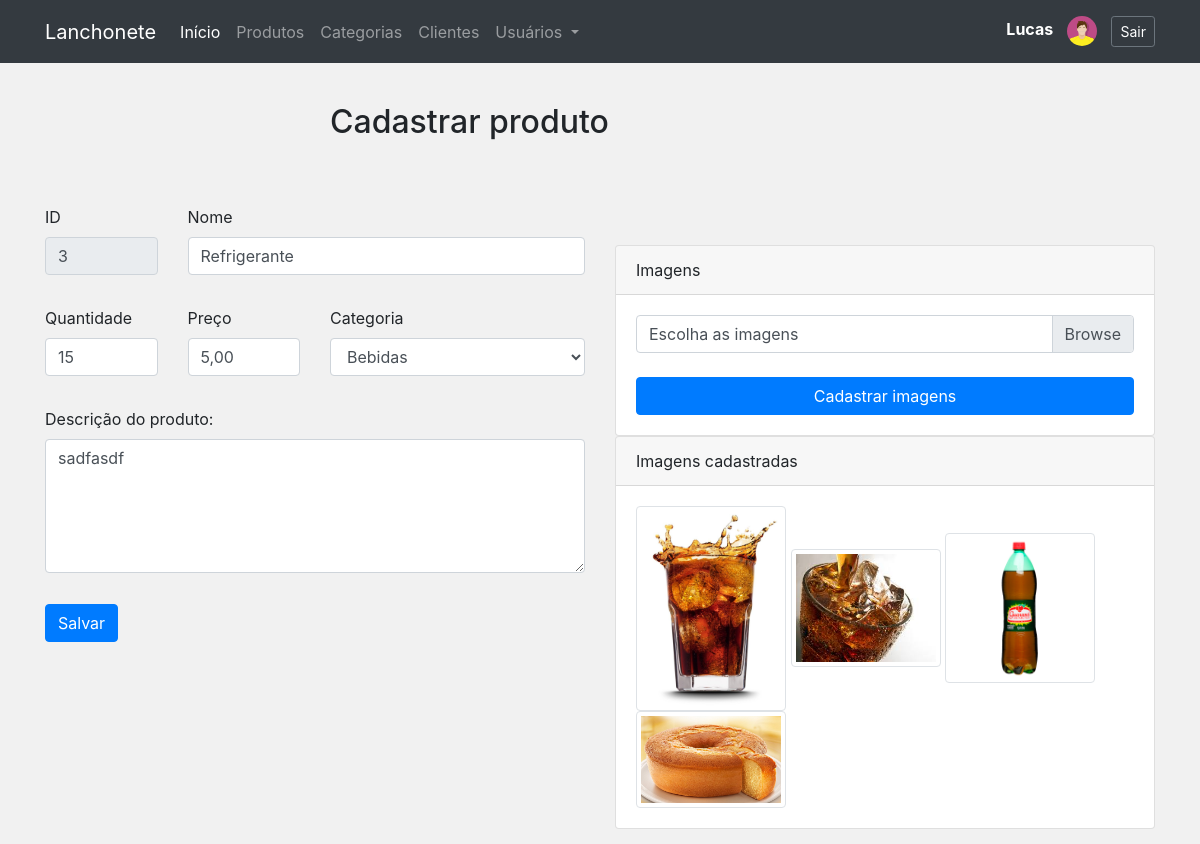
The app's page /form_produto.php?id=3 (signed in) with its own data.
### tables this page shows
CREATE TABLE `produtos` (
  `id` int NOT NULL AUTO_INCREMENT,
  `nome` varchar(45) NOT NULL,
  `preco` decimal(8,2) NOT NULL,
  `categoria` int NOT NULL,
  `qtd` int DEFAULT '0',
  `descricao` text,
  PRIMARY KEY (`id`),
  KEY `fk_categoria_idx` (`categoria`),
  CONSTRAINT `fk_categoria` FOREIGN KEY (`categoria`) REFERENCES `categorias` (`id`)
);

CREATE TABLE `categorias` (
  `id` int NOT NULL AUTO_INCREMENT,
  `nome` varchar(45) DEFAULT NULL,
  PRIMARY KEY (`id`)
);

CREATE TABLE `imagens` (
  `id` int NOT NULL AUTO_INCREMENT,
  `descricao` varchar(45) DEFAULT NULL,
  `caminho` varchar(255) DEFAULT NULL,
  `produto_id` int DEFAULT NULL,
  PRIMARY KEY (`id`),
  KEY `fk_produto_imagem_idx` (`produto_id`),
  CONSTRAINT `fk_produto_imagem` FOREIGN KEY (`produto_id`) REFERENCES `produtos` (`id`)
);

### classes/Conexao.php (called while the page is built, shortened)
<?php
class Conexao
{
	private $host;
	private $user;
	private $password;
	public function __construct() {
		$this->host = 'mysql:host=localhost;dbname=lanchonete_api';
		$this->user = 'root';
		$this->password = 'root';
	}
    public function conectar() {
    	try {
			$conn = new PDO(
							$this->host,
							$this->user,
							$this->password
						);
			return $conn;
		} catch (PDOException $e) {
			echo 'Erro na conexao. Erro reportado: ' . $e->getMessage();
			exit;
		}
    }
}

### classes/ProdutoDAO.php (called while the page is built, shortened)
<?php
require_once 'Model.php';
class ProdutoDAO extends Model
{
    public function __construct()
    {
        $this->tabela = 'produtos';
        $this->class  = 'Produto';
    }
}

### classes/Model.php (called while the page is built, shortened)
<?php
require 'Conexao.php';
class Model
{
	protected $tabela;
	protected $class;
	protected $db;
	public function __construct()
	{
		$conexao = new Conexao();
		$this->db = $conexao->conectar();
	}
    public function listar($condicao = '')
    {
        $where = '';
    	$sql = "SELECT * FROM {$this->tabela} {$where}";
    	$stmt = $this->db->prepare($sql);
    	$stmt->setFetchMode(PDO::FETCH_CLASS, $this->class);
    	$stmt->execute();
    	return $stmt->fetchAll();
    }
    public function get($id)
    {
    	$sql = "SELECT * FROM {$this->tabela} WHERE id = {$id}";
    	$stmt = $this->db->prepare($sql);
    	$stmt->setFetchMode(PDO::FETCH_CLASS, $this->class);
    	$stmt->execute();
    	return $stmt->fetch();
    }
}

### classes/Produto.php (called while the page is built, shortened)
<?php
class Produto
{
	private $id;
	private $nome;
	private $preco;
	private $categoria;
    private $qtd;
    private $descricao;
    public function getId()
    {
        return $this->id;
    }
    public function getNome()
    {
        return $this->nome;
    }
    public function getPreco()
    {
        return number_format($this->preco, 2, ',','.');
    }
    public function getCategoria()
    {
        return $this->categoria;
    }
    public function getQtd()
    {
        return $this->qtd;
    }
    public function getDescricao()
    {
        return $this->descricao;
    }
}

### classes/CategoriaDAO.php (called while the page is built, shortened)
<?php
require_once 'Model.php';
class CategoriaDAO extends Model
{
    public function __construct() {
    	$this->tabela = 'categorias';
    	$this->class = 'Categoria';
    }
}

### classes/Categoria.php (called while the page is built, shortened)
<?php
class Categoria
{
   private $id;
   private $nome;
    public function getId()
    {
        return $this->id;
    }
    public function getNome()
    {
        return $this->nome;
    }
}

### classes/ImagemDAO.php (called while the page is built, shortened)
<?php
class ImagemDAO extends Model
{
    public function __construct()
    {
        $this->tabela = 'imagens';
        $this->class = 'Imagem';
    }
    public function listarPorProduto($produto_id)
    {
        $sql = "SELECT * FROM {$this->tabela} WHERE produto_id = {$produto_id}";
        $stmt = $this->db->prepare($sql);
        $stmt->setFetchMode(PDO::FETCH_CLASS, $this->class);
        $stmt->execute();
        return $stmt->fetchAll();
    }
}

### classes/Imagem.php (called while the page is built, shortened)
<?php
class Imagem{
	private $caminho;
    public function getCaminho()
    {
        return $this->caminho;
    }
}

### form_produto.php (the view, shortened to what this page needs)
<?php include './layout/header.php'; ?>
<?php include './layout/menu.php'; ?>
<?php
	require 'classes/Categoria.php';
	require 'classes/CategoriaDAO.php';
	require 'classes/Imagem.php';
	require 'classes/ImagemDAO.php';
	$categoriaDAO = new CategoriaDAO();
	$categorias = $categoriaDAO->listar();
	require 'classes/Produto.php';
	require 'classes/ProdutoDAO.php';
	$produto = new Produto();
	if(isset($_GET['id']) && $_GET['id'] != '') {
		$id = $_GET['id'];
		$produtoDAO = new ProdutoDAO();
		$produto = $produtoDAO->get($id);
		$imagemDAO = new ImagemDAO();
		$imagens = $imagemDAO->listarPorProduto($id);
	}
?>
<div class="row" style="margin-top:40px">
	<div class="col-6 offset-3">
		<h2>Cadastrar produto</h2>
	</div>
</div>
<div class="row">
	<div class="col-6 <?= ( $produto->getId() != '' ? '' : 'offset-3' )?>">
		<p>&nbsp;</p>
		<form action="controle_produto.php?acao=<?= ( $produto->getId() != '' ? 'editar' : 'cadastrar' )?>" method="post">
			<div class="row">
				<div class="col-3">
					<div class="form-group">
						<label for="id">ID</label>
						<input type="text" class="form-control" name="id" id="id" value="<?=($produto->getId() != '' ? $produto->getId() : '')?>" readonly>
					</div>
				</div>
				<div class="col-9">
					<div class="form-group">
						<label for="nome">Nome</label>
						<input type="text" class="form-control" name="nome" id="nome" required value="<?= ($produto->getNome() != '' ? $produto->getNome() : '') ?>">
					</div>
				</div>
			</div>
			<div class="row">
				<div class="col-3">
					<div class="form-group">
						<label for="preco">Quantidade</label>
						<input type="text" name="qtd" id="qtd" value="<?= ($produto->getQtd() != '' ? $produto->getQtd() : '0' ) ?>" class="form-control">
					</div>
				</div>
				<div class="col-3">
					<div class="form-group">
						<label for="preco">Preço</label>
						<input type="text" name="preco" id="preco" value="<?= ($produto->getPreco() != '' ? $produto->getPreco() : '0,00' ) ?>" class="form-control moeda">
					</div>
				</div>
				<div class="col-6">
					<div class="form-group">
						<label for="categoria">Categoria</label>
						<select name="categoria" id="categoria" class="form-control" required>
							<?php foreach($categorias as $categoria) : ?>
								<option value="<?= $categoria->getId(); ?>"
									<?= ($produto->getCategoria() != '' &&
										$produto->getCategoria() == $categoria->getId()
										? 'selected' : '') ?>
								><?= $categoria->getNome(); ?></option>
							<?php endforeach; ?>
						</select>
					</div>
				</div>
			</div>
			<div class="row">
				<div class="col">
					<div class="form-group">
						<label for="descricao">Descrição do produto:</label>
						<textarea name="descricao" id="descricao" class="form-control" rows="5"><?= ($produto->getDescricao() != '' ? $produto->getDescricao() : '') ?></textarea>
					</div>
				</div>
			</div>
			<div class="form-group">
				<button type="submit" class="btn btn-primary">Salvar</button>
			</div>
		</form>
	</div>
	<?php if($produto->getId() != ''): ?>
		<div class="col-6">
			<p>&nbsp;</p>
			<p>&nbsp;</p>
			<div class="card">
				<div class="card-header">
					Imagens
				</div>
				<div class="card-body">
					<form action="controle_produto.php?acao=cadastraImagens" method="post" enctype="multipart/form-data">
						<div class="custom-file">
						  <label class="custom-file-label" for="imagens">Escolha as imagens</label>
						</div>
						<br>
						<br>
						<button type="submit" class="btn btn-primary w-100">Cadastrar imagens</button>
					</form>
				</div>
			</div>
			<div class="card">
				<div class="card-header">
					Imagens cadastradas
				</div>
				<div class="card-body">
					<?php foreach($imagens as $imagem): ?>
						<img src="<?= $imagem->getCaminho(); ?>" class="img-thumbnail" width="150px">
					<?php endforeach; ?>
				</div>
			</div>
		</div>
	<?php endif; ?>
</div>
<?php include './layout/footer.php'; ?>

### assets/css/estilo.css (style rules this page uses)
body { background: #f1f1f1; }
.row { margin-bottom: 15px; }

### records on screen
produtos: id "3", nome "Refrigerante", qtd "15", preco "5,00", categoria "Bebidas", descricao "sadfasdf"
imagens: caminho (picture)
imagens: caminho (picture)
imagens: caminho (picture)
imagens: caminho (picture)

### other values on screen
$_SESSION['nome'] "Lucas"
